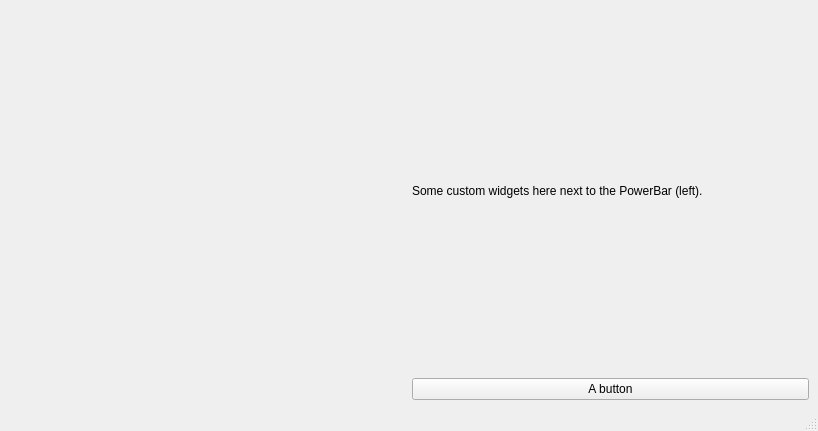
<?xml version="1.0" encoding="UTF-8"?>
<ui version="4.0">
 <class>MainWindow</class>
 <widget class="QMainWindow" name="MainWindow">
  <property name="geometry">
   <rect>
    <x>0</x>
    <y>0</y>
    <width>818</width>
    <height>431</height>
   </rect>
  </property>
  <property name="windowTitle">
   <string>MainWindow</string>
  </property>
  <widget class="QWidget" name="centralwidget">
   <layout class="QHBoxLayout" name="horizontalLayout">
    <item>
     <widget class="MplCanvas" name="widget" native="true"/>
    </item>
    <item>
     <layout class="QVBoxLayout" name="verticalLayout">
      <item>
       <widget class="QLabel" name="label">
        <property name="text">
         <string>Some custom widgets here next to the PowerBar (left).</string>
        </property>
       </widget>
      </item>
      <item>
       <widget class="QPushButton" name="pushButton">
        <property name="text">
         <string>A button</string>
        </property>
       </widget>
      </item>
     </layout>
    </item>
   </layout>
  </widget>
  <widget class="QMenuBar" name="menubar">
   <property name="geometry">
    <rect>
     <x>0</x>
     <y>0</y>
     <width>818</width>
     <height>26</height>
    </rect>
   </property>
  </widget>
  <widget class="QStatusBar" name="statusbar"/>
 </widget>
 <customwidgets>
  <customwidget>
   <class>MplCanvas</class>
   <extends>QWidget</extends>
   <header>mpl</header>
   <container>1</container>
  </customwidget>
 </customwidgets>
 <resources/>
 <connections/>
</ui>
